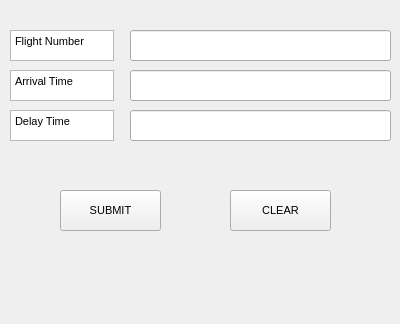
<?xml version="1.0" encoding="UTF-8"?>
<ui version="4.0">
 <class>Form</class>
 <widget class="QWidget" name="Form">
  <property name="geometry">
   <rect>
    <x>0</x>
    <y>0</y>
    <width>400</width>
    <height>324</height>
   </rect>
  </property>
  <property name="windowTitle">
   <string>Delays</string>
  </property>
  <widget class="QLineEdit" name="flightnum_input">
   <property name="geometry">
    <rect>
     <x>130</x>
     <y>30</y>
     <width>261</width>
     <height>31</height>
    </rect>
   </property>
   <property name="font">
    <font>
     <pointsize>8</pointsize>
    </font>
   </property>
   <property name="text">
    <string/>
   </property>
  </widget>
  <widget class="QPlainTextEdit" name="plainTextEdit">
   <property name="geometry">
    <rect>
     <x>10</x>
     <y>30</y>
     <width>104</width>
     <height>31</height>
    </rect>
   </property>
   <property name="font">
    <font>
     <pointsize>8</pointsize>
    </font>
   </property>
   <property name="plainText">
    <string>Flight Number</string>
   </property>
  </widget>
  <widget class="QPlainTextEdit" name="plainTextEdit_2">
   <property name="geometry">
    <rect>
     <x>10</x>
     <y>70</y>
     <width>104</width>
     <height>31</height>
    </rect>
   </property>
   <property name="font">
    <font>
     <pointsize>8</pointsize>
    </font>
   </property>
   <property name="plainText">
    <string>Arrival Time</string>
   </property>
  </widget>
  <widget class="QLineEdit" name="arrivaltime_input">
   <property name="geometry">
    <rect>
     <x>130</x>
     <y>70</y>
     <width>261</width>
     <height>31</height>
    </rect>
   </property>
   <property name="font">
    <font>
     <pointsize>8</pointsize>
    </font>
   </property>
  </widget>
  <widget class="QPlainTextEdit" name="plainTextEdit_3">
   <property name="geometry">
    <rect>
     <x>10</x>
     <y>110</y>
     <width>104</width>
     <height>31</height>
    </rect>
   </property>
   <property name="font">
    <font>
     <pointsize>8</pointsize>
    </font>
   </property>
   <property name="plainText">
    <string>Delay Time</string>
   </property>
  </widget>
  <widget class="QLineEdit" name="delaytime_input">
   <property name="geometry">
    <rect>
     <x>130</x>
     <y>110</y>
     <width>261</width>
     <height>31</height>
    </rect>
   </property>
   <property name="font">
    <font>
     <pointsize>8</pointsize>
    </font>
   </property>
  </widget>
  <widget class="QPushButton" name="submitbutton">
   <property name="geometry">
    <rect>
     <x>60</x>
     <y>190</y>
     <width>101</width>
     <height>41</height>
    </rect>
   </property>
   <property name="font">
    <font>
     <pointsize>8</pointsize>
    </font>
   </property>
   <property name="text">
    <string>SUBMIT</string>
   </property>
  </widget>
  <widget class="QPushButton" name="clearbutton">
   <property name="geometry">
    <rect>
     <x>230</x>
     <y>190</y>
     <width>101</width>
     <height>41</height>
    </rect>
   </property>
   <property name="font">
    <font>
     <pointsize>8</pointsize>
    </font>
   </property>
   <property name="text">
    <string>CLEAR</string>
   </property>
  </widget>
 </widget>
 <resources/>
 <connections/>
</ui>
